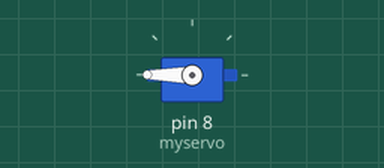
This sketch was run on a simulated Arduino Uno, built with avr-gcc and run on an emulated ATmega328P. Shown: servo.

Above: at 0.05 s.
Timing chart, 0 to 4.7 s (numbered marks = the images above):
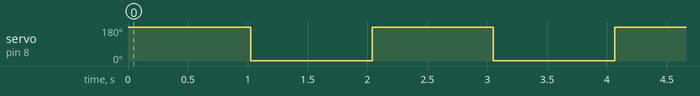

Measured:
- by itself, servo on pin 8 (myservo): alternates 180° for 1.0 s and 1° for 1.0 s

The sketch:

servo.ino
```cpp
#include <Servo.h>

Servo myservo;

int pos=0;

void setup(){
  myservo.attach(8);
}

void loop(){

  for(pos=0;pos<=90;pos++) {
    myservo.write(pos);
  }

     //delay(1000);

  for(pos=90;pos<=180;pos++) {
    myservo.write(pos);
  }

     delay(1000);

  for(pos=180;pos>90;pos--) {
    myservo.write(pos);
  }

     //delay(1000);

  for(pos=90;pos>0;pos--) {
    myservo.write(pos);
  }


       delay(1000);

}
```
